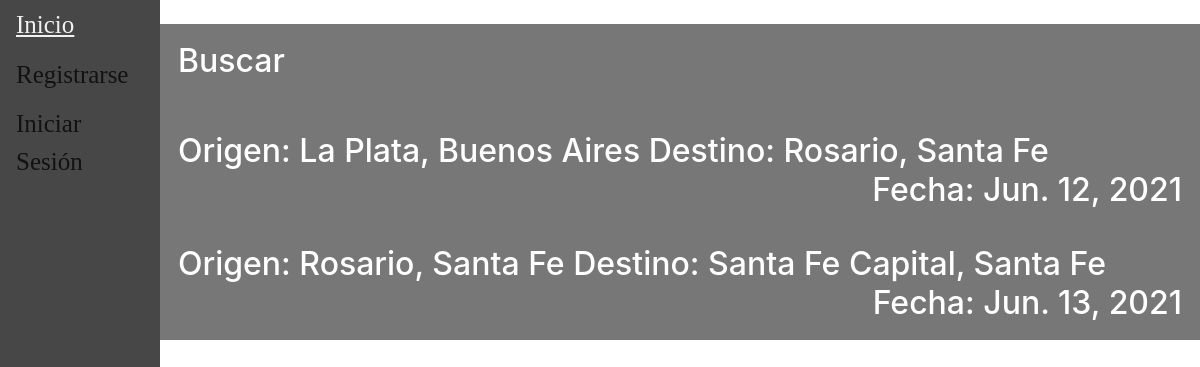
/, run on an earlier commit of the app's database.
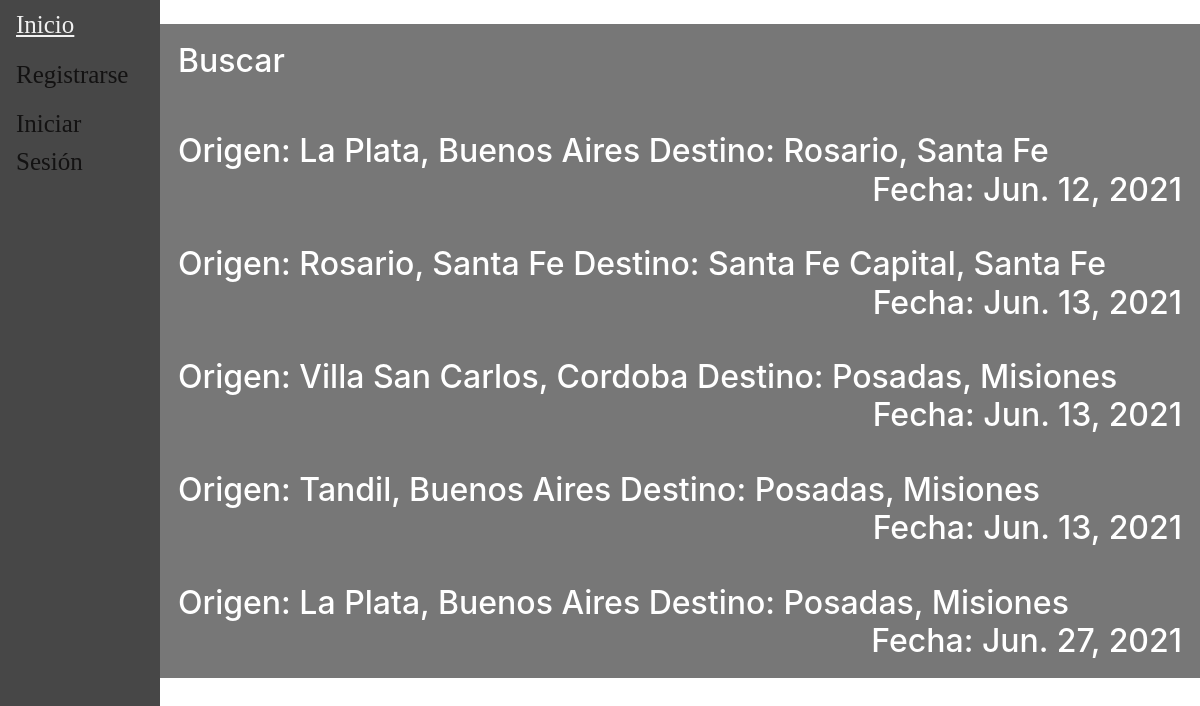
And on a later commit of the database.
### main/models.py (models this page shows, shortened)
class Viaje(models.Model):
    descripcion = models.CharField(max_length=100)
    fecha = models.DateField(validators=[MinValueValidator(datetime.date.today()+datetime.timedelta(hours=24))])
    hora = models.TimeField(default=None)
    ruta =  models.ForeignKey(Ruta, default=None, on_delete=models.CASCADE)
    chofer = models.ForeignKey(Chofer, default=None, on_delete=models.CASCADE)
    combi =  models.ForeignKey(Combi, default=None, on_delete=models.CASCADE)
    precio = models.DecimalField(default=None, max_digits=10, decimal_places=2, validators=[MinValueValidator(0)])
    insumo = models.ManyToManyField(Insumo,blank=True)
    pasajeros = models.ManyToManyField(Pasajero, blank=True)
    class Meta:
        unique_together = ('chofer', 'fecha','hora', 'ruta',)
    def __str__(self):
        return (self.descripcion+" "+str(self.ruta)+" "+str(self.fecha))

class Ruta(models.Model):
    origen = models.ForeignKey(Lugar, default=None, on_delete=models.CASCADE, related_name='origen')
    destino = models.ForeignKey(Lugar, default=None, on_delete=models.CASCADE, related_name='destino')
    class Meta:
        unique_together = ('origen', 'destino')
    def __str__(self):
        return str(self.origen)+" - "+str(self.destino)

class Lugar(models.Model):
    localidad = models.CharField(max_length=150)
    provincia = models.CharField(max_length=100)
    class Meta:
        unique_together = ('localidad', 'provincia',)
    def __str__(self):
        return (self.localidad+", "+self.provincia)

### main/views.py (the view)
# urls.py: 2. Add a URL to urlpatterns:  path('', views.home, name='home')
def home(request):
	viajes = Viaje.objects.all().filter(combi__capacidad__gt=0)
	filter = ProductFilter(request.GET, queryset = viajes)
	if request is not None:
		viajes = filter.qs
		print(filter.qs)
	return render(request, "main/home.html", {"listaViaje":viajes, 'filter' : filter})

### main/templates/main/home.html (shortened to what this page needs)
{% extends 'main/base.html' %}
{% block content %}
        <button type="button"  class="viajeCollapse">
          <h2><p style="text-align:left"> Buscar </p></h2>
        </button>
        {%for viaje in listaViaje %}
            <button type="button"  class="viajeCollapse">
                <h2><p style="text-align:left"> Origen: {{viaje.ruta.origen}} Destino: {{viaje.ruta.destino}}
                  <span style="float:right">Fecha: {{viaje.fecha}}</span></p></h2>
            </button>
        {% empty %}
          <p>No se encontro ningun viaje con esos criterios de busqueda.</p>
        {% endfor %}
{% endblock content %}

### main/templates/main/base.html (shortened to what this page needs)
<!doctype html>
<<link rel="stylesheet" href="https://cdn.jsdelivr.net/npm/bootstrap@4.6.0/dist/css/bootstrap.min.css">
<html>
<head>
</head>
<body>
	<div class= "sidebar">
		<a href="/">Inicio</a>
		{% if user.is_authenticated %}
		<a href="{% url 'perfil'%}">{{user.username}}</a>
		<a href="{% url 'logout'%}">Cerrar sesión</a>
		{% else  %}
		<a href="{% url 'register'%}">Registrarse</a>
		<a href="{% url 'login'%}">Iniciar Sesión</a>
		{% endif %}
	</div>
	<div id="content", name="content", class="main">
		{% block content %}{% endblock content %}
	</div>
</body>
</html>

### main/templates/main/home.html (style rules this page uses)
.viajeCollapse { background-color: #777; color: white; cursor: pointer; padding: 18px; width: 100%; border: none; text-align: left; outline: none; font-size: 15px; }

### main/templates/main/base.html (style rules this page uses)
.sidebar { height:100%; width:160px; position: fixed; z-index:1; top:0; left:0; background-color:rgb(71, 71, 71); overflow:hidden; padding-top:20x; }
.sidebar a { padding:6px 8px 6px 16px; text-decoration:none; font-family:Tahoma; font-size: 25px; color: #131212; display:block; }
.main { margin-left:160px; padding:0px 0px; }

What changed in the data, as far as the page shows it:
added Viaje: ruta.origen "Villa San Carlos, Cordoba", ruta.destino "Posadas, Misiones", fecha "Jun. 13, 2021"
added Viaje: ruta.origen "Tandil, Buenos Aires", ruta.destino "Posadas, Misiones", fecha "Jun. 13, 2021"
added Viaje: ruta.origen "La Plata, Buenos Aires", ruta.destino "Posadas, Misiones", fecha "Jun. 27, 2021"
